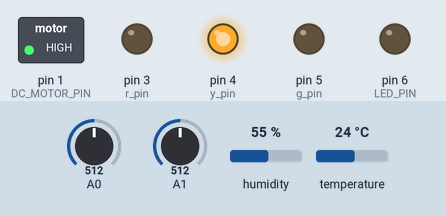
Simulated run of this sketch. Board: Arduino Uno, built with avr-gcc and run on an emulated ATmega328P. Shown: switched loads named in the sketch (green lamp = pin HIGH), output pins drawn as LEDs (lit = HIGH). The test bench sets the inputs (shaded band); at power-on: temperature 24 °C, A0 = 512, A1 = 512, humidity 55 %.

Above: at 1.8 s.
1.9 s: temperature set to 22 °C
3.4 s: temperature set to 19 °C
At 4.7 s:
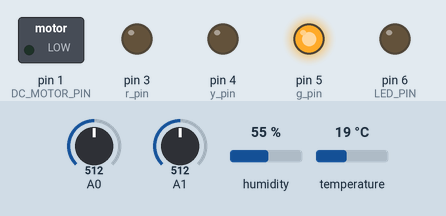
5.5 s: A0 set to 164
7.2 s: A0 set to 140
At 8.4 s:
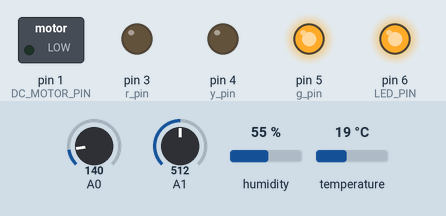
9.6 s: temperature set to 28 °C
At 10.8 s:
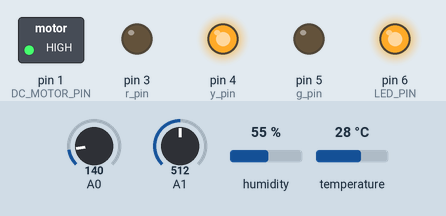
11.6 s: temperature set to 12 °C
At 13.3 s:
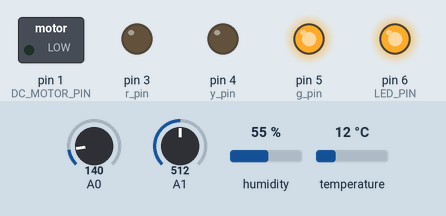
Timing chart, 0 to 14.6 s (numbered marks = the images above; inputs shaded):
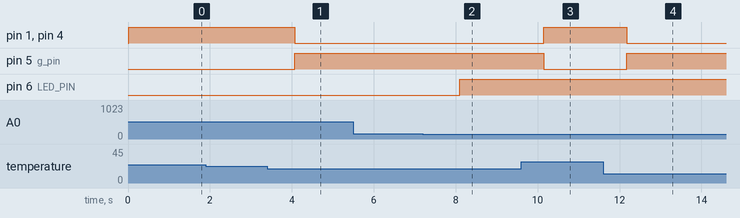

The sketch:

arduino_code.ino
```cpp
#include <DHT.h>
#include "DHT.h"

#define DHTPIN 2     // what pin we're connected to
#define DHTTYPE DHT11   // we are using the DHT11 sensor

DHT dht(DHTPIN, DHTTYPE);

#define DC_MOTOR_PIN 1

const int LED_PIN=6;
const int g_pin = 5, y_pin = 4, r_pin = 3;

void setup() {
  /* Initialize DC motor control pin as digital output */
  pinMode( DC_MOTOR_PIN, OUTPUT );
  pinMode(LED_PIN, OUTPUT);
  pinMode(g_pin, OUTPUT);
  pinMode(y_pin, OUTPUT);
  pinMode(r_pin, OUTPUT);

  dht.begin();

  //Serial.begin(9600);
  //Serial.setTimeout(1000);
}

void loop() {
/*Control light*/
  int sensor_value = analogRead(A0);
  //Serial.println(sensor_value);
  if (sensor_value < 150)// the point at which the state of LEDs change
    {
      digitalWrite(LED_PIN, HIGH);  //sets LEDs ON
    }
  else
    {
      digitalWrite(LED_PIN,LOW);  //Sets LEDs OFF
    }

  // Reading temperature or humidity takes about 250 milliseconds!
  float h = dht.readHumidity();

  float t = dht.readTemperature();  // Read temperature as Celsius (the default)

  Serial.println(t);

//the 3-led setup process
  if (t<=20)
  {
  digitalWrite(g_pin, HIGH);
  digitalWrite(y_pin, LOW);
  digitalWrite(r_pin, LOW);

  digitalWrite( DC_MOTOR_PIN, 0 );
  Serial.println(analogRead(DC_MOTOR_PIN));
  }
  else if (t>20)
  {
  digitalWrite(y_pin, HIGH);
  digitalWrite(g_pin, LOW);
  digitalWrite(r_pin, LOW);

  digitalWrite( DC_MOTOR_PIN, 1 );
  }
  else if (t>=30)
  {
  digitalWrite(r_pin, HIGH);
  digitalWrite(y_pin, LOW);
  digitalWrite(g_pin, LOW);

  digitalWrite( DC_MOTOR_PIN, 255 );
  }

  delay(1000);
}
```

Measured:
- the behaviour switches between 21 and 20 °C on temperature (found by bisection; images 0 and 1)
- the behaviour switches between 150 and 149 on A0 (found by bisection; images 1 and 2)
- after the input at 1.9 s, every drawn part: stays the same
- after the input at 3.4 s, pin 1 (DC_MOTOR_PIN), pin 4 (y_pin): HIGH → LOW after 0.67 s; pin 5 (g_pin): LOW → HIGH after 0.67 s
- after the input at 5.5 s, every drawn part: stays the same
- after the input at 7.2 s, pin 6 (LED_PIN): LOW → HIGH after 0.90 s
- after the input at 9.6 s, pin 1 (DC_MOTOR_PIN), pin 4 (y_pin): LOW → HIGH after 0.55 s; pin 5 (g_pin): HIGH → LOW after 0.55 s
- after the input at 11.6 s, pin 1 (DC_MOTOR_PIN), pin 4 (y_pin): HIGH → LOW after 0.57 s; pin 5 (g_pin): LOW → HIGH after 0.57 s
